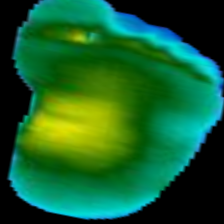
#> input picture Model DFU/ThermoDataBase/train/Control Group/CG016_M_L-rotated1.png, 224 x 224 px; its folder holds only this picture in this run
$ python merge_datasets.py
#> lines starting #> are read from the running program, lines starting #| are printed output that depends on the picture
import os
import glob
import cv2

# Define Paths
source_dir = r"c:\Users\anand\Downloads\Model DFU\ThermoDataBase"
target_dir = r"c:\Users\anand\Downloads\Model DFU\Diabetic foot.v1i.grayscale"

# Map the folder structure from the new dataset to the old dataset
mapping = {
    r"train\Control Group": r"train\Normal",
    r"train\DM Group": r"train\Diabetic-Foot",
    r"val\Control Group": r"valid\Normal",
    r"val\DM Group": r"valid\Diabetic-Foot"
}

added_count = 0

print(f"Starting Dataset Merge...")
print(f"Source: {source_dir}")
print(f"Target: {target_dir}\n")

for src_rel, tgt_rel in mapping.items():
    src_path = os.path.join(source_dir, src_rel)
    tgt_path = os.path.join(target_dir, tgt_rel)

    if not os.path.exists(src_path):
        print(f"⚠️ Warning: Source folder not found -> {src_path}")
        continue

    # Ensure target directory exists
    os.makedirs(tgt_path, exist_ok=True)

    # Grab all images
    files = glob.glob(os.path.join(src_path, "*.*"))
    print(f"Processing {len(files)} files from '{src_rel}' -> '{tgt_rel}'")

    for file in files:
        # Read the image (whether it is Color, JET, IRON, etc.)
        img = cv2.imread(file)
#> img is the input picture: shape (224, 224, 3); mean B, G, R 45, 95.5, 22
        if img is None:
            continue

        # Convert to perfectly mapped Grayscale to match the original dataset
        gray = cv2.cvtColor(img, cv2.COLOR_BGR2GRAY)
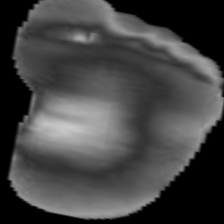
#> gray: shape (224, 224); min 0, max 201, mean 67.8

        # Merge back to 3-channel Grayscale for YOLOv11 compatibility
        gray_3ch = cv2.merge([gray, gray, gray])

        # Create a unique filename so it doesn't overwrite existing images
        basename = os.path.basename(file)
        new_name = f"added_thermo_{basename}"

        if not new_name.lower().endswith(('.jpg', '.jpeg', '.png', '.bmp')):
            new_name += ".jpg"

        out_file = os.path.join(tgt_path, new_name)

        # Save into the training folder
        cv2.imwrite(out_file, gray_3ch)
        added_count += 1
#> pass 2 of the loop `for src_rel, tgt_rel in mapping.items():`:
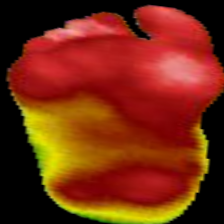
#> input picture Model DFU/ThermoDataBase/train/DM Group/DM036_M_R-rotated2.png, 224 x 224 px
#> img is the input picture: shape (224, 224, 3); mean B, G, R 15.2, 42.5, 119.2
#> `gray = cv2.cvtColor(img, cv2.COLOR_BGR2GRAY)`:
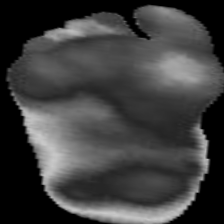
#> gray: shape (224, 224); min 0, max 201, mean 62.3

print(f"\n✅ SUCCESS! {added_count} new images were converted to Grayscale and safely merged into your training dataset.")
print(f"You can now run 'python train_yolo11_cls.py' to train on the massive combined dataset!")
